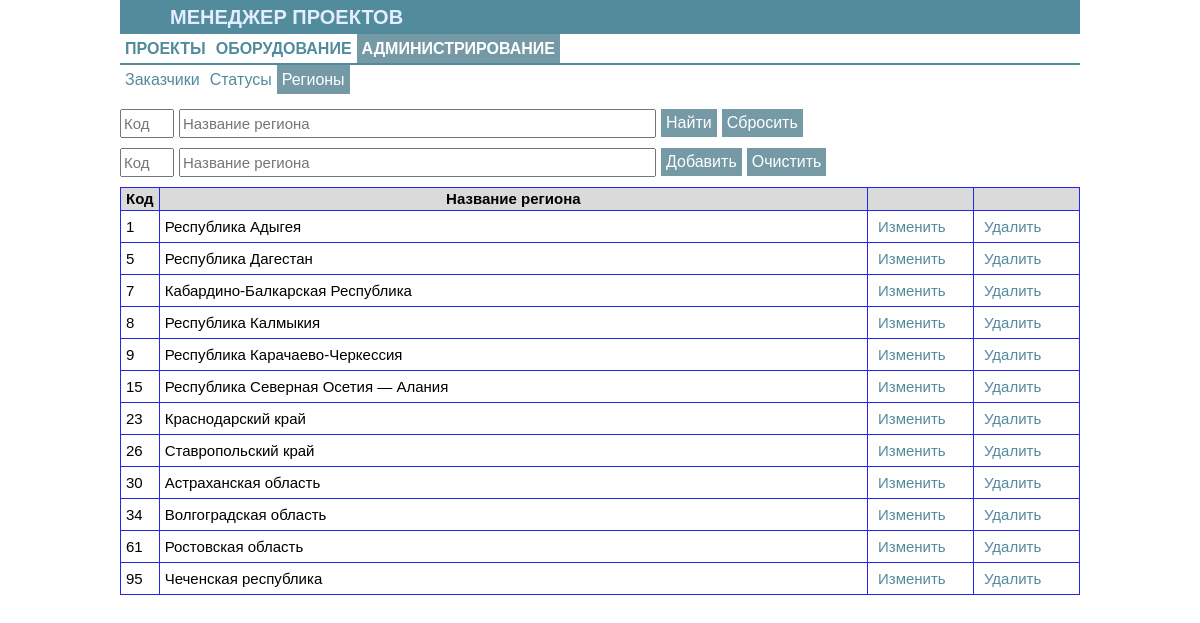
The app's page /region_form with its own data.
### tables this page shows
CREATE TABLE region (
                            id_region integer not null primary key,
                            name_region text not null COLLATE NOCASE);

### app_equip.py (the view)
@app.route('/region_form', methods=['GET','POST'])
def region_form():
    s_id = request.form.get('search_id','')
    s_region = request.form.get('search_region','')
    dbs = db_sqlite.EquipDB()
    result=dbs.get_region(s_id, s_region)
    return render_template('region_form.html', the_title='Регионы', the_part1='adm', the_part2='region', the_results=result)

### db_sqlite.py (called while the page is built)
def sqlite_lower(value_):
        return value_.lower()

    def get_region(self, id="", name_region=""):
        with sqlite3.connect(self._database) as connection:
            connection.create_function("LOWER", 1, sqlite_lower)
            result = connection.execute("""select * from region
                            where id_region LIKE ? and LOWER(name_region) LIKE ?
                            order by id_region""", (f'%{id}%', f'%{name_region.lower()}%'))
        return result

### templates/region_form.html (shortened to what this page needs)
{% extends 'base_adm.html' %}
{% block body %}
<form method='POST' name="find" action='/region_form'>
    <div class="div_float">
        <input class='input_filtr' name='search_id' type='TEXT' value='' placeholder="Код" size="3">
    </div>
    <div class="div_float">
        <input class='input_filtr' name='search_region' type='TEXT' value="" placeholder="Название региона" size="50">
    </div>
    <div class="div_float">
        <input class='form_button' name='bottom_find' value='Найти' type='SUBMIT'>
    </div>
    <div class="div_float">
        <input class='form_button' name='bottom_clear' value='Сбросить' type='SUBMIT'>
    </div>
</form>
<form method='POST' name="add" action='/add_region'>
    <div class="div_float">
        <input class='input_filtr' name='add_region_id' type='TEXT' value='' placeholder="Код" size="3">
    </div>
    <div class="div_float">
        <input class='input_filtr' name='add_region_name' type='TEXT' value="" placeholder="Название региона" size="50">
    </div>
    <div class="div_float">
        <input class='form_button' name='button_add' value='Добавить' type='SUBMIT'>
    </div>
    <div class="div_float">
        <input class='form_button' value='Очистить' type='Reset'>
    </div>
</form>
<form method='POST' action='/region_form'>
<table class="table">
<thead>
    <tr>
        <td width=10px>Код</td>
        <td align='center'>Название региона</td>
        <td width=95px> </td>
        <td width=95px> </td>
    </tr>
</thead>
<tbody>
    {% for i in the_results %}
        <tr>
            <td>{{i[0]}}</td>
            <td>{{i[1]}}</td>
            <td><button class="tb_button" name='upd_region' value={{i[0]}} formaction='/upd_region_form' type='SUBMIT'>Изменить</button></td>
            <td><button class="tb_button" name='del_region' value={{i[0]}} formaction='/del_region' type='SUBMIT'>Удалить</button></td>
        </tr>
    {% endfor %}
</tbody>
</table>
</form>
{% endblock %}

### static/main.css (style rules this page uses)
body { font-family: Arial, sans-serif; font-size: 15px; line-height: 1.2; color:black; background-color: #ffffff; margin-left: 10%; margin-right: 10%; margin-top: 0%; margin-bottom: 0%; }
.div_float { float: left; margin: 0; padding: 5px; padding-left: 0px; }
.input_filtr { height: 23px; font-size: 15px; }
.form_button { color: white; font-size: 16px; font-weight: normal; background-color: #769aa5; border: 0; padding: 5px; }
.tb_button { color:#528b9c; font-size: 15px; background-color: white; font-weight: normal; border: 0; padding: 5px; }
div { margin-left: 10px; margin-right: 10px; }
.table { border: 1px solid #2724eb; width: 100%; border-collapse: collapse; table-layout: auto; margin-top: 5px; }
.table thead { background-color: #dadada; font-weight: bold; }
.table td { border: 1px solid #2724eb; padding: 2px 5px; }

### records on screen
region: id_region "1", name_region "Республика Адыгея"
region: id_region "5", name_region "Республика Дагестан"
region: id_region "7", name_region "Кабардино-Балкарская Республика"
region: id_region "8", name_region "Республика Калмыкия"
region: id_region "9", name_region "Республика Карачаево-Черкессия"
region: id_region "15", name_region "Республика Северная Осетия — Алания"
region: id_region "23", name_region "Краснодарский край"
region: id_region "26", name_region "Ставропольский край"
region: id_region "30", name_region "Астраханская область"
region: id_region "34", name_region "Волгоградская область"
region: id_region "61", name_region "Ростовская область"
region: id_region "95", name_region "Чеченская республика"
